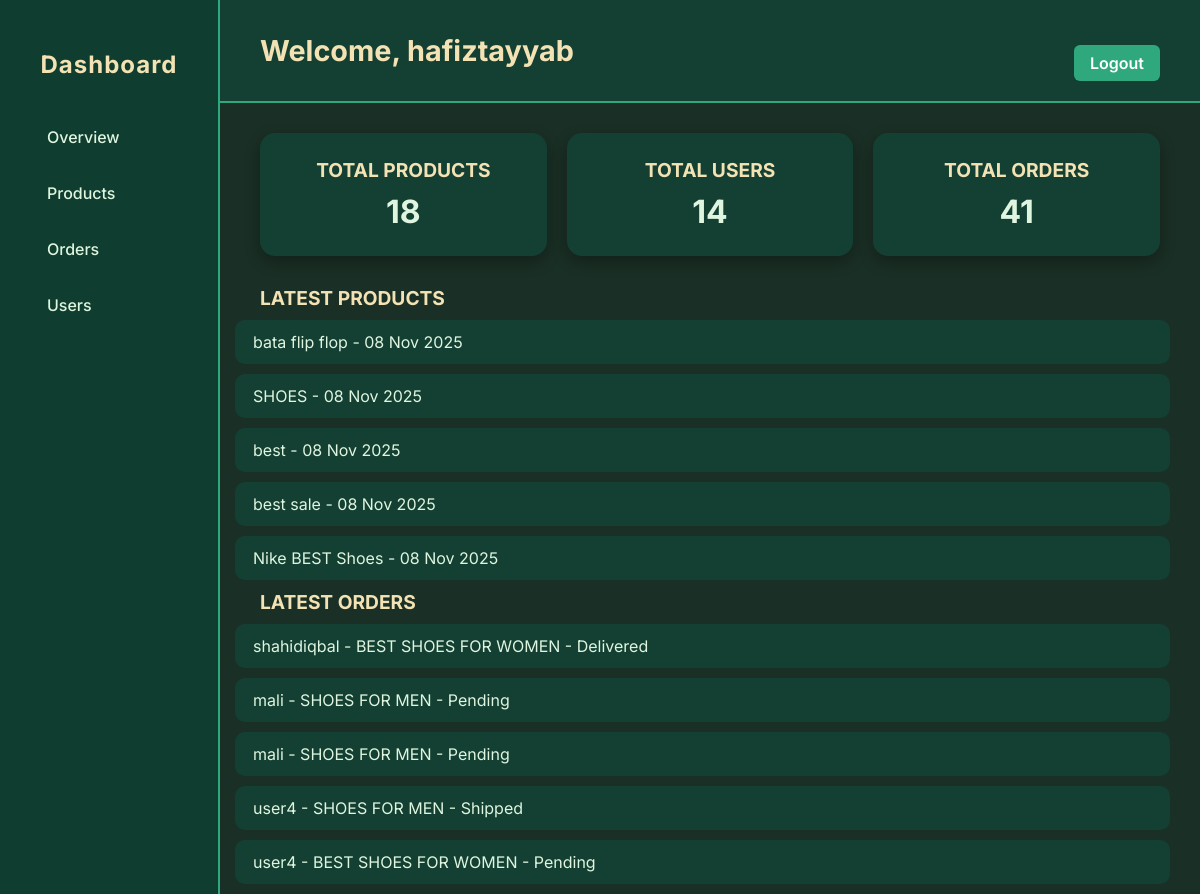
The page /dashboard/ (signed in) on the database its author committed.
### store/models.py (models this page shows, shortened)
class Product(models.Model):
    CATEGORY_CHOICES = [
        ('Men', 'Men'),
        ('Women', 'Women'),
        ('FlashSale', 'Flash Sale'),
        ('FlipFlops', 'Flip Flops'),
        ('Other', 'Other'),
    ]
    name = models.CharField(max_length=100)
    description = models.TextField(blank=True, null=True)
    price = models.DecimalField(max_digits=10, decimal_places=2)
    stock = models.PositiveIntegerField()
    category = models.CharField(max_length=50, choices=CATEGORY_CHOICES)
    image = models.ImageField(upload_to='products/', blank=True, null=True)
    trending = models.BooleanField(default=False)
    top_selling = models.BooleanField(default=False)
    created_at = models.DateTimeField(auto_now_add=True)
    sizes = models.CharField(max_length=50, blank=True, null=True)

class Cart(models.Model):
    user = models.ForeignKey(User, on_delete=models.CASCADE, related_name='cart_items')
    product = models.ForeignKey(Product, on_delete=models.CASCADE, related_name='cart_items')
    size = models.CharField(max_length=10, blank=True, null=True)
    quantity = models.PositiveIntegerField(default=1)
    phone = models.CharField(max_length=20, blank=True, null=True)
    email = models.EmailField(blank=True, null=True)
    address = models.TextField(blank=True, null=True)
    order_id = models.CharField(max_length=50, unique=True, blank=True, null=True)
    status = models.CharField(max_length=20, choices=STATUS_CHOICES, default='Pending')
    created_at = models.DateTimeField(auto_now_add=True)

### dashboard/views.py (the view)
# urls.py: path('', views.dashboard_home, name='dashboard_home'),
@login_required
def dashboard_home(request):
    if not can_access_dashboard(request.user):
        return redirect('home')
    latest_products = Product.objects.all().order_by('-created_at')[:5]
    latest_orders = Cart.objects.all().order_by('-created_at')[:5]
    context = {
        'product_count': Product.objects.count(),
        'user_count': User.objects.count(),
        'order_count': Cart.objects.count(),
        'latest_products': latest_products,
        'latest_orders': latest_orders,
    }
    return render(request, 'dashboard/home.html', context)

### dashboard/views.py (called while the page is built)
def can_access_dashboard(user):
    return user.is_staff or user.is_superuser or (hasattr(user, 'userprofile') and user.userprofile.can_access_admin)

### dashboard/templates/dashboard/home.html (shortened to what this page needs)
{% load static %}
<!DOCTYPE html>
<html lang="en">
<head>
    <link rel="stylesheet" href="{% static 'dashboard/css/dashboard.css' %}">
</head>
<body>
<div class="sidebar">
  <h2>Dashboard</h2>
  <a href="{% url 'dashboard_home' %}"> Overview</a>
  <a href="{% url 'products_list' %}"> Products</a>
  <a href="{% url 'orders_list' %}"> Orders</a>
  <a href="{% url 'users_list' %}"> Users</a>
</div>
<div class="main-header">
    <h1>Welcome, {{ request.user.username }}</h1>
    <form method="POST" action="{% url 'logout' %}">
    <button type="submit" class="logout-btn">Logout</button>
</form>
</div>
    <div class="cards">
        <div class="card">
            <h3>Total Products</h3>
            <h1>{{ product_count }}</h1>
        </div>
        <div class="card">
            <h3>Total Users</h3>
            <h1>{{ user_count }}</h1>
        </div>
        <div class="card">
            <h3>Total Orders</h3>
            <h1>{{ order_count }}</h1>
        </div>
    </div>
    <div class="latest-activity">
        <h2>Latest Products</h2>
        <ul>
            {% for product in latest_products %}
                <li>{{ product.name }} - {{ product.created_at|date:"d M Y" }}</li>
            {% empty %}
                <li>No products yet.</li>
            {% endfor %}
        </ul>
        <h2>Latest Orders</h2>
        <ul>
            {% for order in latest_orders %}
                <li>{{ order.user.username }} - {{ order.product.name }} - {{ order.status }}</li>
            {% empty %}
                <li>No orders yet.</li>
            {% endfor %}
        </ul>
    </div>
</body>
</html>

### dashboard/static/dashboard/css/dashboard.css (style rules this page uses)
* { margin: 0; padding: 0; box-sizing: border-box; font-family: 'Inter', sans-serif; }
body { background-color: #1a2f25; color: #dff5e0; min-height: 100vh; }
.sidebar { position: fixed; top: 0; left: 0; width: 220px; height: 100%; background-color: #0f3d2f; padding: 20px; display: flex; flex-direction: column; border-right: 2px solid #2fa87d; }
.sidebar h2 { color: #f3e2b3; text-align: center; margin-bottom: 30px; font-size: 24px; letter-spacing: 1px; margin-top: 30px; }
.sidebar a { color: #dff5e0; text-decoration: none; padding: 12px 15px; margin: 6px 0; border-radius: 8px; display: flex; align-items: center; transition: 0.3s; font-weight: 500; }
.main-header { margin-left: 220px; padding: 20px 40px; display: flex; justify-content: space-between; align-items: center; background-color: #144033; border-bottom: 2px solid #2fa87d; }
.main-header h1 { font-size: 1.8rem; font-weight: 700; color: #f3e2b3; }
.logout-btn { padding: 8px 16px; background-color: #2fa87d; color: #ffffff; text-decoration: none; border-radius: 6px; font-weight: 600; transition: 0.3s; }
.cards { display: flex; flex-wrap: wrap; gap: 20px; margin: 30px 40px; margin-left: 260px; }
.card { flex: 1 1 250px; background-color: #144033; padding: 25px; border-radius: 15px; text-align: center; box-shadow: 0 6px 15px rgba(0,0,0,0.3); transition: transform 0.3s, box-shadow 0.3s; }
.card h3 { font-size: 1.2rem; color: #f3e2b3; margin-bottom: 10px; text-transform: uppercase; }
.card h1 { font-size: 2rem; color: #dff5e0; }
.latest-activity ul { list-style: none; margin-top: 10px; }
.latest-activity li { background-color: #144033; padding: 12px 18px; border-radius: 10px; margin-bottom: 10px; transition: 0.3s, transform 0.3s; margin-left: 235px; margin-right: 30px; }
.latest-activity h2 { font-size: 1.2rem; color: #f3e2b3; margin-left: 260px; text-transform: uppercase; }
button { width: 100%; padding: 15px; background-color: #2fa87d; color: #ffffff; border: none; border-radius: 12px; font-size: 16px; font-weight: 600; cursor: pointer; margin-top: 25px; transition: all 0.3s ease; }

### rows shown on the page
Product: name "bata flip flop", created_at "08 Nov 2025"
Product: name "SHOES", created_at "08 Nov 2025"
Product: name "best", created_at "08 Nov 2025"
Product: name "best sale", created_at "08 Nov 2025"
Product: name "Nike BEST Shoes", created_at "08 Nov 2025"
Cart: user.username "shahidiqbal", product.name "BEST SHOES FOR WOMEN", status "Delivered"
Cart: user.username "mali", product.name "SHOES FOR MEN", status "Pending"
Cart: user.username "mali", product.name "SHOES FOR MEN", status "Pending"
Cart: user.username "user4", product.name "SHOES FOR MEN", status "Shipped"
Cart: user.username "user4", product.name "BEST SHOES FOR WOMEN", status "Pending"

### other values the page prints
{{ request.user.username }} "hafiztayyab"
{{ product_count }} "18"
{{ user_count }} "14"
{{ order_count }} "41"
